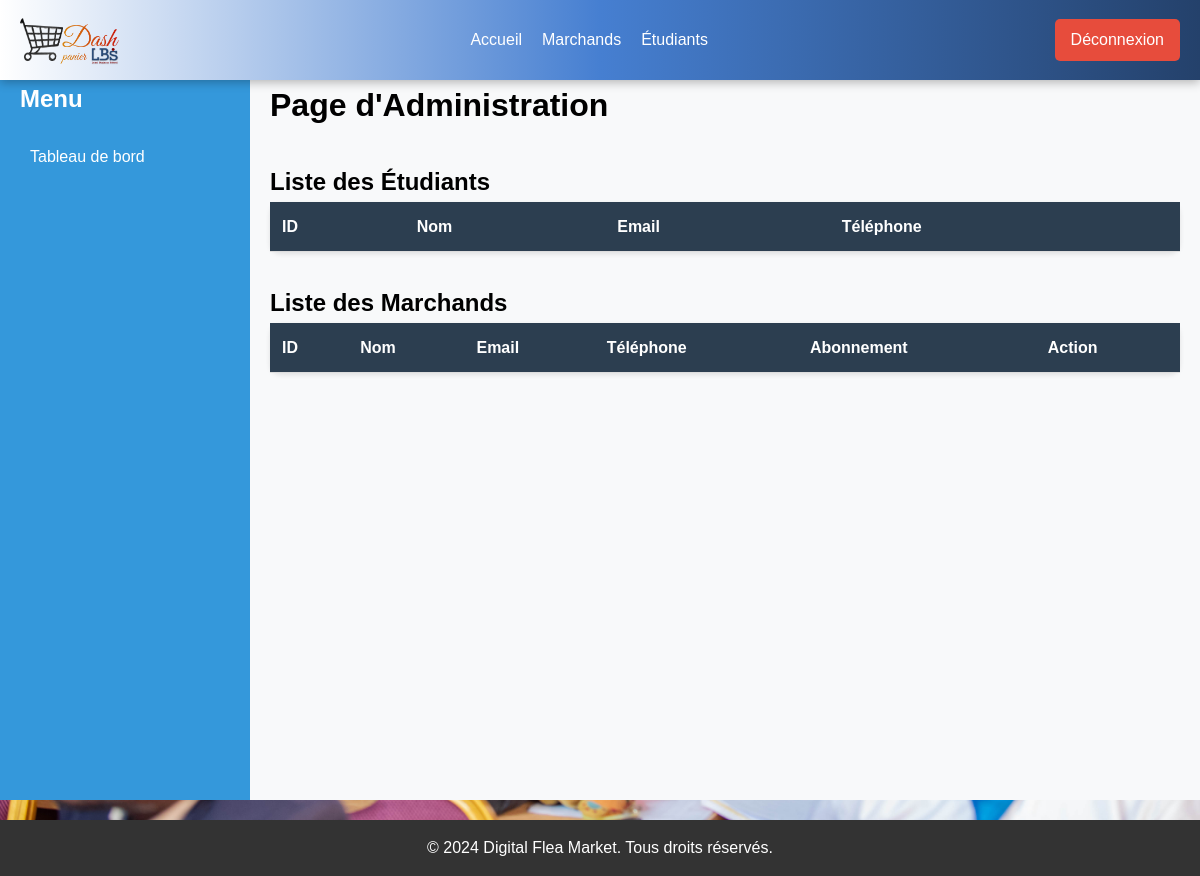
The app's page /admin.php, older data.
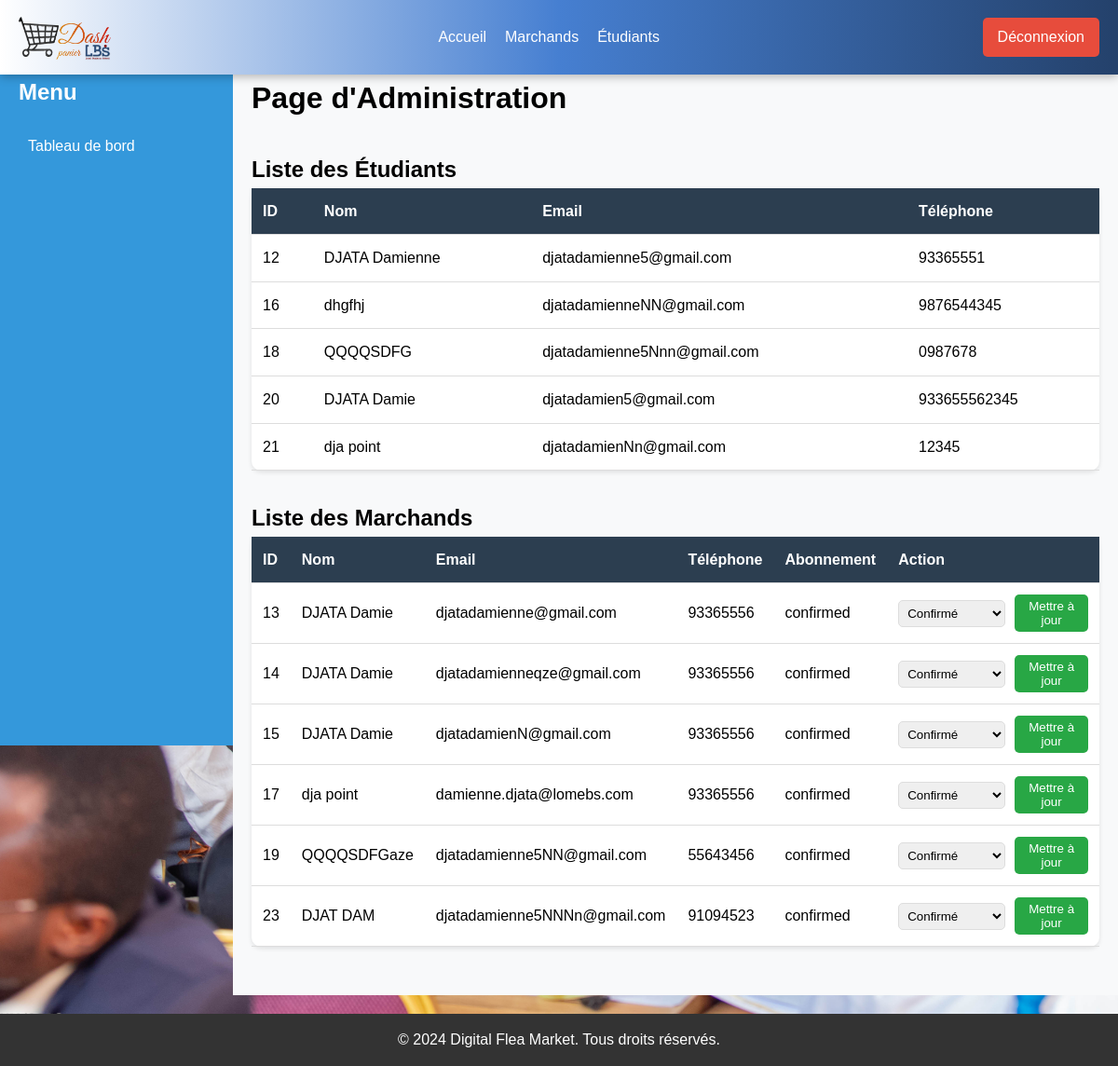
The same page, newer data.
### tables this page shows
CREATE TABLE `users` (
  `id_user` int(11) NOT NULL,
  `name` varchar(100) NOT NULL,
  `email` varchar(100) NOT NULL,
  `phone` varchar(15) DEFAULT NULL,
  `password` varchar(255) NOT NULL,
  `user_type` enum('Admin','Merchant','Student') NOT NULL
);

CREATE TABLE `merchants` (
  `id_merchant` int(11) NOT NULL,
  `id_user` int(11) DEFAULT NULL,
  `abonnement` enum('confirmed','unconfirmed') DEFAULT NULL
);

### admin.php (the view, shortened to what this page needs)
<?php
$pdo = new PDO('mysql:host=localhost;dbname=digital_flea_market', 'root', '');
$pdo->setAttribute(PDO::ATTR_ERRMODE, PDO::ERRMODE_EXCEPTION);
$stmt_etudiants = $pdo->query("
    SELECT u.id_user, u.name, u.email, u.phone
    FROM users u
    WHERE u.user_type = 'Student'
");
$etudiants = $stmt_etudiants->fetchAll(PDO::FETCH_ASSOC);
$stmt_marchands = $pdo->query("
    SELECT u.id_user, u.name, u.email, u.phone, m.abonnement
    FROM users u
    LEFT JOIN merchants m ON u.id_user = m.id_user
    WHERE u.user_type = 'Merchant'
");
$marchands = $stmt_marchands->fetchAll(PDO::FETCH_ASSOC);
?>
<!DOCTYPE html>
<html lang="fr">
<head>
</head>
<body>
    <header>
        <img src="logo_Dash.png" alt="Logo" class="logo">
        <nav>
            <a href="#">Accueil</a>
            <a href="#">Marchands</a>
            <a href="#">Étudiants</a>
        </nav>
        <div class="auth-buttons">
            <a href="#" class="logout-btn">Déconnexion</a>
        </div>
    </header>
    <div class="dashboard">
        <div class="sidebar">
            <h2>Menu</h2>
            <ul>
                <li><a href="#">Tableau de bord</a></li>
            </ul>
        </div>
        <div class="main-content">
            <div class="header">
                <h1>Page d'Administration</h1>
            </div>
            <h2>Liste des Étudiants</h2>
            <table>
                <thead>
                    <tr>
                        <th>ID</th>
                        <th>Nom</th>
                        <th>Email</th>
                        <th>Téléphone</th>
                    </tr>
                </thead>
                <tbody>
                    <?php foreach ($etudiants as $etudiant): ?>
                        <tr>
                            <td><?= htmlspecialchars($etudiant['id_user']) ?></td>
                            <td><?= htmlspecialchars($etudiant['name']) ?></td>
                            <td><?= htmlspecialchars($etudiant['email']) ?></td>
                            <td><?= htmlspecialchars($etudiant['phone']) ?></td>
                        </tr>
                    <?php endforeach; ?>
                </tbody>
            </table>
            <h2>Liste des Marchands</h2>
            <table>
                <thead>
                    <tr>
                        <th>ID</th>
                        <th>Nom</th>
                        <th>Email</th>
                        <th>Téléphone</th>
                        <th>Abonnement</th>
                        <th>Action</th>
                    </tr>
                </thead>
                <tbody>
                    <?php foreach ($marchands as $marchand): ?>
                        <tr>
                            <td><?= htmlspecialchars($marchand['id_user']) ?></td>
                            <td><?= htmlspecialchars($marchand['name']) ?></td>
                            <td><?= htmlspecialchars($marchand['email']) ?></td>
                            <td><?= htmlspecialchars($marchand['phone']) ?></td>
                            <td><?= htmlspecialchars($marchand['abonnement']) ?></td>
                            <td>
                                <form method="POST" action="admin.php" class="action-form">
                                    <select name="abonnement">
                                        <option value="confirmed" <?= $marchand['abonnement'] === 'confirmed' ? 'selected' : '' ?>>Confirmé</option>
                                    </select>
                                    <button type="submit">Mettre à jour</button>
                                </form>
                            </td>
                        </tr>
                    <?php endforeach; ?>
                </tbody>
            </table>
        </div>
    </div>
    <footer>
        <p>&copy; 2024 Digital Flea Market. Tous droits réservés.</p>
    </footer>
</body>
</html>

### admin.php (style rules this page uses)
* { margin: 0; padding: 0; box-sizing: border-box; }
body { font-family: 'Poppins', sans-serif; line-height: 1.6; background: url('background.jpg') no-repeat center center/cover; background-color: rgba(0, 0, 0, 0.5); color: #fff; overflow-x: hidden; min-height: 100vh; }
header { background: linear-gradient(90deg,#FFFFFF, #467FD1, #24416B); color: #fff; padding: 15px 20px; display: flex; justify-content: space-between; align-items: center; box-shadow: 0 2px 10px rgba(0, 0, 0, 0.3); position: fixed; width: 100%; top: 0; z-index: 1000; backdrop-filter: blur(10px); }
header .logo { height: 50px; }
header nav { display: flex; gap: 20px; }
header nav a { color: #fff; text-decoration: none; font-size: 1rem; transition: color 0.3s, transform 0.3s; }
header .auth-buttons { display: flex; gap: 10px; }
.dashboard { display: flex; padding-top: 60px; width: 100%; min-height: 100vh; }
.sidebar { position: fixed; top: 60px; left: 0; width: 250px; height: calc(100vh - 60px); background: #3498db; color: white; padding: 20px; overflow-y: auto; }
.sidebar h2 { font-size: 1.5rem; margin-bottom: 1rem; }
.sidebar ul { list-style: none; padding: 0; }
.sidebar li { margin-bottom: 1rem; }
.sidebar a { color: white; text-decoration: none; display: block; padding: 10px; border-radius: 5px; transition: background 0.3s; }
.main-content { flex: 1; margin-left: 250px; padding: 20px; background: #f8f9fa; overflow-y: auto; color: black; }
.main-content .header { display: flex; justify-content: space-between; align-items: center; margin-bottom: 2rem; }
.logout-btn { background: #e74c3c; color: white; padding: 0.5rem 1rem; border: none; border-radius: 5px; cursor: pointer; text-decoration: none; }
table { width: 100%; border-collapse: collapse; margin-bottom: 2rem; background: white; border-radius: 10px; box-shadow: 0 2px 5px rgba(0, 0, 0, 0.1); }
table th, table td { padding: 12px; text-align: left; border-bottom: 1px solid #ddd; }
table th { background: #2c3e50; color: white; }
.action-form { display: flex; gap: 10px; align-items: center; }
.action-form select { padding: 5px; border-radius: 5px; border: 1px solid #ddd; }
.action-form button { background: #28a745; color: white; padding: 5px 10px; border: none; border-radius: 5px; cursor: pointer; }
footer { text-align: center; padding: 15px; background: #333; color: white; margin-top: 20px; }

Row changes from the older to the newer data that the page shows:
added users: id_user "12", name "DJATA Damienne", email "djatadamienne5@gmail.com", phone "93365551"
added users: id_user "16", name "dhgfhj", email "djatadamienneNN@gmail.com", phone "9876544345"
added users: id_user "18", name "QQQQSDFG", email "djatadamienne5Nnn@gmail.com", phone "0987678"
added users: id_user "20", name "DJATA Damie", email "djatadamien5@gmail.com", phone "933655562345"
added users: id_user "21", name "dja point", email "djatadamienNn@gmail.com", phone "12345"
added merchants: id_user.id_user "13", id_user.name "DJATA Damie", id_user.email "djatadamienne@gmail.com", id_user.phone "93365556", abonnement "confirmed", abonnement "Confirmé"
added merchants: id_user.id_user "14", id_user.name "DJATA Damie", id_user.email "djatadamienneqze@gmail.com", id_user.phone "93365556", abonnement "confirmed", abonnement "Confirmé"
added merchants: id_user.id_user "15", id_user.name "DJATA Damie", id_user.email "djatadamienN@gmail.com", id_user.phone "93365556", abonnement "confirmed", abonnement "Confirmé"
added merchants: id_user.id_user "17", id_user.name "dja point", id_user.email "damienne.djata@lomebs.com", id_user.phone "93365556", abonnement "confirmed", abonnement "Confirmé"
added merchants: id_user.id_user "19", id_user.name "QQQQSDFGaze", id_user.email "djatadamienne5NN@gmail.com", id_user.phone "55643456", abonnement "confirmed", abonnement "Confirmé"
added merchants: id_user.id_user "23", id_user.name "DJAT DAM", id_user.email "djatadamienne5NNNn@gmail.com", id_user.phone "91094523", abonnement "confirmed", abonnement "Confirmé"
